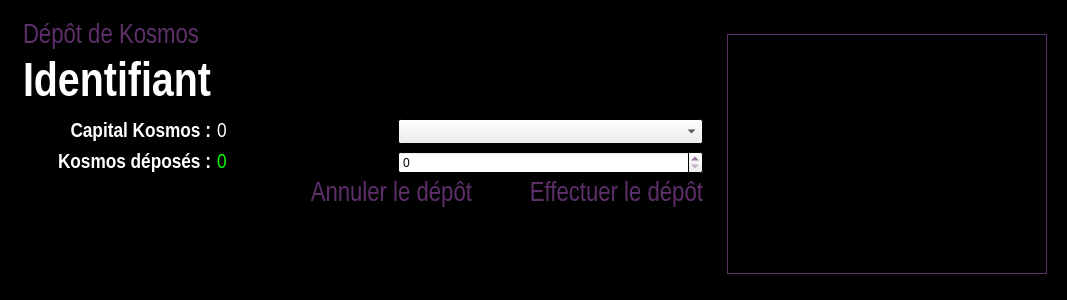
<?xml version="1.0" encoding="UTF-8"?>
<ui version="4.0">
 <class>DepotKosmosClass</class>
 <widget class="QDialog" name="DepotKosmosClass">
  <property name="geometry">
   <rect>
    <x>0</x>
    <y>0</y>
    <width>1067</width>
    <height>300</height>
   </rect>
  </property>
  <property name="palette">
   <palette>
    <active>
     <colorrole role="WindowText">
      <brush brushstyle="SolidPattern">
       <color alpha="255">
        <red>94</red>
        <green>47</green>
        <blue>106</blue>
       </color>
      </brush>
     </colorrole>
     <colorrole role="Base">
      <brush brushstyle="SolidPattern">
       <color alpha="255">
        <red>255</red>
        <green>255</green>
        <blue>255</blue>
       </color>
      </brush>
     </colorrole>
     <colorrole role="Window">
      <brush brushstyle="SolidPattern">
       <color alpha="255">
        <red>0</red>
        <green>0</green>
        <blue>0</blue>
       </color>
      </brush>
     </colorrole>
    </active>
    <inactive>
     <colorrole role="WindowText">
      <brush brushstyle="SolidPattern">
       <color alpha="255">
        <red>94</red>
        <green>47</green>
        <blue>106</blue>
       </color>
      </brush>
     </colorrole>
     <colorrole role="Base">
      <brush brushstyle="SolidPattern">
       <color alpha="255">
        <red>255</red>
        <green>255</green>
        <blue>255</blue>
       </color>
      </brush>
     </colorrole>
     <colorrole role="Window">
      <brush brushstyle="SolidPattern">
       <color alpha="255">
        <red>0</red>
        <green>0</green>
        <blue>0</blue>
       </color>
      </brush>
     </colorrole>
    </inactive>
    <disabled>
     <colorrole role="WindowText">
      <brush brushstyle="SolidPattern">
       <color alpha="255">
        <red>120</red>
        <green>120</green>
        <blue>120</blue>
       </color>
      </brush>
     </colorrole>
     <colorrole role="Base">
      <brush brushstyle="SolidPattern">
       <color alpha="255">
        <red>0</red>
        <green>0</green>
        <blue>0</blue>
       </color>
      </brush>
     </colorrole>
     <colorrole role="Window">
      <brush brushstyle="SolidPattern">
       <color alpha="255">
        <red>0</red>
        <green>0</green>
        <blue>0</blue>
       </color>
      </brush>
     </colorrole>
    </disabled>
   </palette>
  </property>
  <property name="windowTitle">
   <string>Dépôt de Kosmos</string>
  </property>
  <property name="windowIcon">
   <iconset resource="pokersphere.qrc">
    <normaloff>:/img/Resources/sphere.ico</normaloff>:/img/Resources/sphere.ico</iconset>
  </property>
  <layout class="QHBoxLayout" name="horizontalLayout">
   <item>
    <layout class="QVBoxLayout" name="verticalLayout_5">
     <property name="topMargin">
      <number>0</number>
     </property>
     <property name="rightMargin">
      <number>9</number>
     </property>
     <item>
      <layout class="QHBoxLayout" name="horizontalLayout_3">
       <property name="leftMargin">
        <number>12</number>
       </property>
       <property name="topMargin">
        <number>12</number>
       </property>
       <item>
        <widget class="QLabel" name="depotKosmosLabel">
         <property name="minimumSize">
          <size>
           <width>120</width>
           <height>20</height>
          </size>
         </property>
         <property name="palette">
          <palette>
           <active>
            <colorrole role="WindowText">
             <brush brushstyle="SolidPattern">
              <color alpha="255">
               <red>94</red>
               <green>47</green>
               <blue>106</blue>
              </color>
             </brush>
            </colorrole>
           </active>
           <inactive>
            <colorrole role="WindowText">
             <brush brushstyle="SolidPattern">
              <color alpha="255">
               <red>94</red>
               <green>47</green>
               <blue>106</blue>
              </color>
             </brush>
            </colorrole>
           </inactive>
           <disabled>
            <colorrole role="WindowText">
             <brush brushstyle="SolidPattern">
              <color alpha="255">
               <red>120</red>
               <green>120</green>
               <blue>120</blue>
              </color>
             </brush>
            </colorrole>
           </disabled>
          </palette>
         </property>
         <property name="font">
          <font>
           <family>Arial Narrow</family>
           <pointsize>20</pointsize>
          </font>
         </property>
         <property name="text">
          <string>Dépôt de Kosmos</string>
         </property>
        </widget>
       </item>
      </layout>
     </item>
     <item>
      <layout class="QHBoxLayout" name="horizontalLayout_4">
       <property name="leftMargin">
        <number>12</number>
       </property>
       <property name="topMargin">
        <number>6</number>
       </property>
       <property name="bottomMargin">
        <number>6</number>
       </property>
       <item>
        <widget class="QLabel" name="identifiantLabel">
         <property name="minimumSize">
          <size>
           <width>120</width>
           <height>20</height>
          </size>
         </property>
         <property name="palette">
          <palette>
           <active>
            <colorrole role="WindowText">
             <brush brushstyle="SolidPattern">
              <color alpha="255">
               <red>255</red>
               <green>255</green>
               <blue>255</blue>
              </color>
             </brush>
            </colorrole>
           </active>
           <inactive>
            <colorrole role="WindowText">
             <brush brushstyle="SolidPattern">
              <color alpha="255">
               <red>255</red>
               <green>255</green>
               <blue>255</blue>
              </color>
             </brush>
            </colorrole>
           </inactive>
           <disabled>
            <colorrole role="WindowText">
             <brush brushstyle="SolidPattern">
              <color alpha="255">
               <red>120</red>
               <green>120</green>
               <blue>120</blue>
              </color>
             </brush>
            </colorrole>
           </disabled>
          </palette>
         </property>
         <property name="font">
          <font>
           <family>Arial Narrow</family>
           <pointsize>36</pointsize>
           <weight>75</weight>
           <bold>true</bold>
          </font>
         </property>
         <property name="text">
          <string>Identifiant</string>
         </property>
        </widget>
       </item>
      </layout>
     </item>
     <item>
      <layout class="QHBoxLayout" name="horizontalLayout_5">
       <item>
        <widget class="QLabel" name="capitalKosmosLabel">
         <property name="minimumSize">
          <size>
           <width>200</width>
           <height>25</height>
          </size>
         </property>
         <property name="maximumSize">
          <size>
           <width>200</width>
           <height>25</height>
          </size>
         </property>
         <property name="palette">
          <palette>
           <active>
            <colorrole role="WindowText">
             <brush brushstyle="SolidPattern">
              <color alpha="255">
               <red>255</red>
               <green>255</green>
               <blue>255</blue>
              </color>
             </brush>
            </colorrole>
           </active>
           <inactive>
            <colorrole role="WindowText">
             <brush brushstyle="SolidPattern">
              <color alpha="255">
               <red>255</red>
               <green>255</green>
               <blue>255</blue>
              </color>
             </brush>
            </colorrole>
           </inactive>
           <disabled>
            <colorrole role="WindowText">
             <brush brushstyle="SolidPattern">
              <color alpha="255">
               <red>120</red>
               <green>120</green>
               <blue>120</blue>
              </color>
             </brush>
            </colorrole>
           </disabled>
          </palette>
         </property>
         <property name="font">
          <font>
           <family>Arial Narrow</family>
           <pointsize>16</pointsize>
           <weight>75</weight>
           <bold>true</bold>
          </font>
         </property>
         <property name="text">
          <string>Capital Kosmos :</string>
         </property>
         <property name="alignment">
          <set>Qt::AlignRight|Qt::AlignTrailing|Qt::AlignVCenter</set>
         </property>
        </widget>
       </item>
       <item>
        <widget class="QLabel" name="capitalKosmosPtsLabel">
         <property name="minimumSize">
          <size>
           <width>175</width>
           <height>25</height>
          </size>
         </property>
         <property name="maximumSize">
          <size>
           <width>175</width>
           <height>25</height>
          </size>
         </property>
         <property name="palette">
          <palette>
           <active>
            <colorrole role="WindowText">
             <brush brushstyle="SolidPattern">
              <color alpha="255">
               <red>255</red>
               <green>255</green>
               <blue>255</blue>
              </color>
             </brush>
            </colorrole>
           </active>
           <inactive>
            <colorrole role="WindowText">
             <brush brushstyle="SolidPattern">
              <color alpha="255">
               <red>255</red>
               <green>255</green>
               <blue>255</blue>
              </color>
             </brush>
            </colorrole>
           </inactive>
           <disabled>
            <colorrole role="WindowText">
             <brush brushstyle="SolidPattern">
              <color alpha="255">
               <red>120</red>
               <green>120</green>
               <blue>120</blue>
              </color>
             </brush>
            </colorrole>
           </disabled>
          </palette>
         </property>
         <property name="font">
          <font>
           <family>Arial Narrow</family>
           <pointsize>16</pointsize>
          </font>
         </property>
         <property name="text">
          <string>0</string>
         </property>
        </widget>
       </item>
       <item>
        <widget class="QComboBox" name="typePartieComboBox">
         <property name="minimumSize">
          <size>
           <width>300</width>
           <height>25</height>
          </size>
         </property>
         <property name="palette">
          <palette>
           <active>
            <colorrole role="WindowText">
             <brush brushstyle="SolidPattern">
              <color alpha="255">
               <red>0</red>
               <green>0</green>
               <blue>0</blue>
              </color>
             </brush>
            </colorrole>
           </active>
           <inactive>
            <colorrole role="WindowText">
             <brush brushstyle="SolidPattern">
              <color alpha="255">
               <red>0</red>
               <green>0</green>
               <blue>0</blue>
              </color>
             </brush>
            </colorrole>
           </inactive>
           <disabled>
            <colorrole role="WindowText">
             <brush brushstyle="SolidPattern">
              <color alpha="255">
               <red>120</red>
               <green>120</green>
               <blue>120</blue>
              </color>
             </brush>
            </colorrole>
           </disabled>
          </palette>
         </property>
         <property name="font">
          <font>
           <family>Arial Narrow</family>
           <pointsize>10</pointsize>
          </font>
         </property>
        </widget>
       </item>
      </layout>
     </item>
     <item>
      <layout class="QHBoxLayout" name="horizontalLayout_12">
       <item>
        <widget class="QLabel" name="kosmosDeposesLabel">
         <property name="minimumSize">
          <size>
           <width>200</width>
           <height>25</height>
          </size>
         </property>
         <property name="maximumSize">
          <size>
           <width>200</width>
           <height>25</height>
          </size>
         </property>
         <property name="palette">
          <palette>
           <active>
            <colorrole role="WindowText">
             <brush brushstyle="SolidPattern">
              <color alpha="255">
               <red>255</red>
               <green>255</green>
               <blue>255</blue>
              </color>
             </brush>
            </colorrole>
           </active>
           <inactive>
            <colorrole role="WindowText">
             <brush brushstyle="SolidPattern">
              <color alpha="255">
               <red>255</red>
               <green>255</green>
               <blue>255</blue>
              </color>
             </brush>
            </colorrole>
           </inactive>
           <disabled>
            <colorrole role="WindowText">
             <brush brushstyle="SolidPattern">
              <color alpha="255">
               <red>120</red>
               <green>120</green>
               <blue>120</blue>
              </color>
             </brush>
            </colorrole>
           </disabled>
          </palette>
         </property>
         <property name="font">
          <font>
           <family>Arial Narrow</family>
           <pointsize>16</pointsize>
           <weight>75</weight>
           <bold>true</bold>
          </font>
         </property>
         <property name="text">
          <string>Kosmos déposés :</string>
         </property>
         <property name="alignment">
          <set>Qt::AlignRight|Qt::AlignTrailing|Qt::AlignVCenter</set>
         </property>
        </widget>
       </item>
       <item>
        <widget class="QLabel" name="kosmosDemandesPtsLabel">
         <property name="minimumSize">
          <size>
           <width>175</width>
           <height>25</height>
          </size>
         </property>
         <property name="maximumSize">
          <size>
           <width>175</width>
           <height>25</height>
          </size>
         </property>
         <property name="palette">
          <palette>
           <active>
            <colorrole role="WindowText">
             <brush brushstyle="SolidPattern">
              <color alpha="255">
               <red>0</red>
               <green>255</green>
               <blue>0</blue>
              </color>
             </brush>
            </colorrole>
           </active>
           <inactive>
            <colorrole role="WindowText">
             <brush brushstyle="SolidPattern">
              <color alpha="255">
               <red>0</red>
               <green>255</green>
               <blue>0</blue>
              </color>
             </brush>
            </colorrole>
           </inactive>
           <disabled>
            <colorrole role="WindowText">
             <brush brushstyle="SolidPattern">
              <color alpha="255">
               <red>120</red>
               <green>120</green>
               <blue>120</blue>
              </color>
             </brush>
            </colorrole>
           </disabled>
          </palette>
         </property>
         <property name="font">
          <font>
           <family>Arial Narrow</family>
           <pointsize>16</pointsize>
          </font>
         </property>
         <property name="text">
          <string>0</string>
         </property>
        </widget>
       </item>
       <item>
        <widget class="QSpinBox" name="kosmosSpinBox">
         <property name="minimumSize">
          <size>
           <width>150</width>
           <height>22</height>
          </size>
         </property>
         <property name="maximum">
          <number>999999999</number>
         </property>
        </widget>
       </item>
      </layout>
     </item>
     <item>
      <layout class="QHBoxLayout" name="horizontalLayout_11">
       <item>
        <widget class="QLabel" name="annulerDepotLabel">
         <property name="minimumSize">
          <size>
           <width>120</width>
           <height>20</height>
          </size>
         </property>
         <property name="font">
          <font>
           <family>Arial Narrow</family>
           <pointsize>20</pointsize>
          </font>
         </property>
         <property name="text">
          <string>&lt;a href=&quot;a&quot; style=&quot;text-decoration:none;&quot;&gt;&lt;font color=&quot;#5E2F6A&quot;&gt;Annuler le dépôt&lt;/font&gt;&lt;/a&gt;</string>
         </property>
         <property name="alignment">
          <set>Qt::AlignRight|Qt::AlignTrailing|Qt::AlignVCenter</set>
         </property>
        </widget>
       </item>
       <item>
        <widget class="QLabel" name="effectuerDepotLabel">
         <property name="minimumSize">
          <size>
           <width>225</width>
           <height>0</height>
          </size>
         </property>
         <property name="maximumSize">
          <size>
           <width>225</width>
           <height>16777215</height>
          </size>
         </property>
         <property name="font">
          <font>
           <family>Arial Narrow</family>
           <pointsize>20</pointsize>
          </font>
         </property>
         <property name="text">
          <string>&lt;a href=&quot;a&quot; style=&quot;text-decoration:none;&quot;&gt;&lt;font color=&quot;#5E2F6A&quot;&gt;Effectuer le dépôt&lt;/font&gt;&lt;/a&gt;</string>
         </property>
         <property name="alignment">
          <set>Qt::AlignRight|Qt::AlignTrailing|Qt::AlignVCenter</set>
         </property>
        </widget>
       </item>
      </layout>
     </item>
     <item>
      <spacer name="verticalSpacer_3">
       <property name="orientation">
        <enum>Qt::Vertical</enum>
       </property>
       <property name="sizeHint" stdset="0">
        <size>
         <width>20</width>
         <height>40</height>
        </size>
       </property>
      </spacer>
     </item>
    </layout>
   </item>
   <item>
    <layout class="QVBoxLayout" name="verticalLayout_3">
     <property name="leftMargin">
      <number>9</number>
     </property>
     <property name="topMargin">
      <number>9</number>
     </property>
     <property name="rightMargin">
      <number>9</number>
     </property>
     <item>
      <widget class="QLabel" name="imageLabel">
       <property name="minimumSize">
        <size>
         <width>320</width>
         <height>240</height>
        </size>
       </property>
       <property name="maximumSize">
        <size>
         <width>320</width>
         <height>240</height>
        </size>
       </property>
       <property name="frameShape">
        <enum>QFrame::Box</enum>
       </property>
       <property name="text">
        <string/>
       </property>
       <property name="scaledContents">
        <bool>true</bool>
       </property>
      </widget>
     </item>
    </layout>
   </item>
  </layout>
 </widget>
 <layoutdefault spacing="6" margin="11"/>
 <resources>
  <include location="pokersphere.qrc"/>
 </resources>
 <connections/>
</ui>
